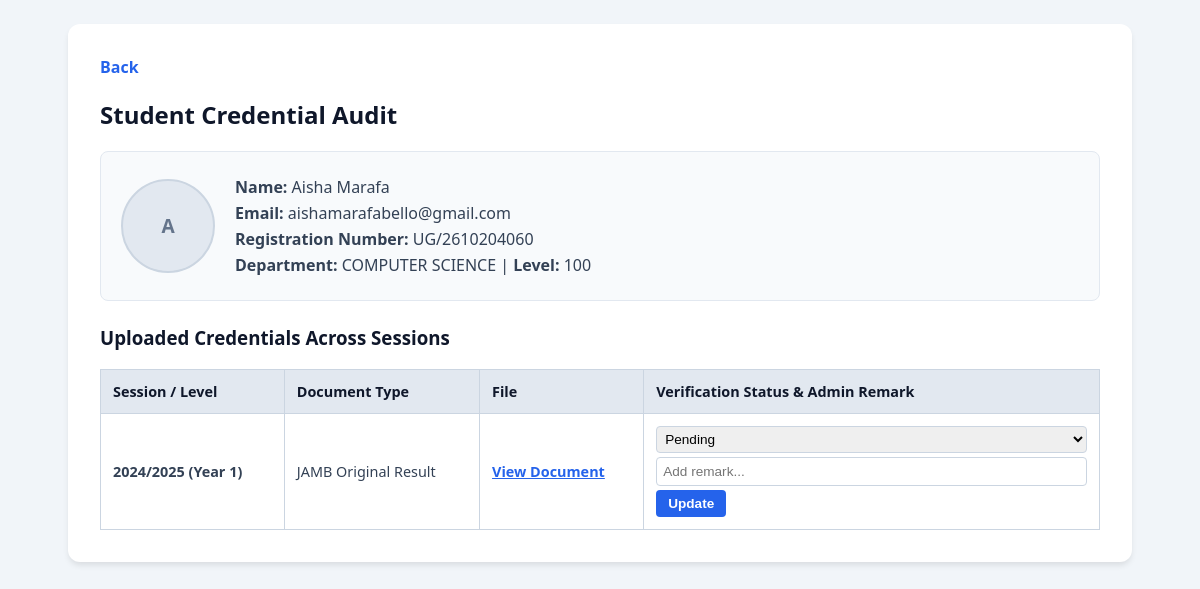
Page /admin_view_student.php?email=aishamarafabello@gmail.com (signed in) on the committed database.
### tables this page shows
CREATE TABLE `students` (
  `id` int(11) NOT NULL,
  `registration_number` varchar(50) NOT NULL,
  `full_name` varchar(100) NOT NULL,
  `email` varchar(100) DEFAULT NULL,
  `department` varchar(100) NOT NULL,
  `level` int(11) NOT NULL,
  `created_at` timestamp NOT NULL DEFAULT CURRENT_TIMESTAMP,
  `password` varchar(255) DEFAULT NULL,
  `role` varchar(20) NOT NULL DEFAULT 'student',
  `profile_image` varchar(255) DEFAULT NULL,
  `scanned_document` varchar(255) DEFAULT NULL
);

CREATE TABLE `student_documents` (
  `id` int(11) NOT NULL,
  `student_email` varchar(255) NOT NULL,
  `session_year` varchar(50) NOT NULL,
  `document_type` varchar(50) NOT NULL,
  `file_name` varchar(255) NOT NULL,
  `uploaded_at` timestamp NOT NULL DEFAULT CURRENT_TIMESTAMP,
  `status` varchar(50) DEFAULT 'Pending',
  `admin_remark` text
);

### admin_view_student.php (the view, shortened to what this page needs)
<?php
require_once __DIR__ . '/config/db.php';
$student_email = isset($_GET['email']) ? trim($_GET['email']) : '';
try {
    $stmt = $conn->prepare("SELECT * FROM students WHERE email = :email");
    $stmt->execute([':email' => $student_email]);
    $student = $stmt->fetch(PDO::FETCH_ASSOC);
    $docStmt = $conn->prepare("SELECT * FROM student_documents WHERE student_email = :email ORDER BY session_year DESC");
    $docStmt->execute([':email' => $student_email]);
    $documents = $docStmt->fetchAll(PDO::FETCH_ASSOC);
} catch (PDOException $e) {
    die("Database Error: " . $e->getMessage());
}
?>
<!DOCTYPE html>
<html lang="en">
<head>
</head>
<body>
    <div class="dashboard-container">
        <a href="admin_dashboard.php" class="back-link"> Back </a>
        <h2>Student Credential Audit</h2>
        <div class="student-info">
            <div>
                <?php if (!empty($student['profile_image']) && file_exists('uploads/profiles/' . $student['profile_image'])): ?>
                    <img src="uploads/profiles/<?php echo htmlspecialchars($student['profile_image']); ?>" alt="Profile Picture" class="profile-img">
                <?php else: ?>
                    <div class="profile-img" style="display: flex; align-items: center; justify-content: center; color: #64748b; font-weight: bold; font-size: 1.2rem;">
                        <?php echo strtoupper(substr($student['full_name'], 0, 1)); ?>
                    </div>
                <?php endif; ?>
            </div>
            <div class="student-details">
                <p><strong>Name:</strong> <?php echo htmlspecialchars($student['full_name']); ?></p>
                <p><strong>Email:</strong> <?php echo htmlspecialchars($student['email']); ?></p>
                <p><strong>Registration Number:</strong> <?php echo htmlspecialchars(isset($student['registration_number']) ? $student['registration_number'] : 'N/A'); ?></p>
                <p><strong>Department:</strong> <?php echo htmlspecialchars(isset($student['department']) ? $student['department'] : 'N/A'); ?> | <strong>Level:</strong> <?php echo htmlspecialchars(isset($student['level']) ? $student['level'] : 'N/A'); ?></p>
            </div>
        </div>
        <h3>Uploaded Credentials Across Sessions</h3>
        <?php if (count($documents) > 0): ?>
            <table>
                <tr>
                    <th>Session / Level</th>
                    <th>Document Type</th>
                    <th>File</th>
                    <th>Verification Status & Admin Remark</th>
                </tr>
                <?php foreach ($documents as $doc): ?>
                <tr>
                    <td><strong><?php echo htmlspecialchars($doc['session_year']); ?></strong></td>
                    <td><?php echo htmlspecialchars($doc['document_type']); ?></td>
                    <td><a href="uploads/documents/<?php echo htmlspecialchars($doc['file_name']); ?>" target="_blank" style="color: #2563eb; font-weight: 600;">View Document</a></td>
                    <td>
                        <form action="admin_verify_document.php" method="POST">
                            <select name="status" style="padding: 4px; margin-bottom: 4px;">
                                <option value="Pending" <?php echo (isset($doc['status']) && $doc['status'] == 'Pending') ? 'selected' : ''; ?>>Pending</option>
                            </select>
                            <input type="text" name="admin_remark" placeholder="Add remark..." value="<?php echo htmlspecialchars(isset($doc['admin_remark']) ? $doc['admin_remark'] : ''); ?>">
                            <button type="submit" class="btn-action">Update</button>
                        </form>
                    </td>
                </tr>
                <?php endforeach; ?>
            </table>
        <?php else: ?>
            <p style="color: #64748b; font-size: 0.9rem;">This student has not uploaded any credentials yet.</p>
        <?php endif; ?>
    </div>
</body>
</html>

### admin_view_student.php (style rules this page uses)
body { font-family: 'Segoe UI', Tahoma, Geneva, Verdana, sans-serif; background-color: #f1f5f9; color: #334155; margin: 0; padding: 24px; }
.dashboard-container { max-width: 1000px; margin: 0 auto; background: #ffffff; padding: 32px; border-radius: 12px; box-shadow: 0 4px 6px -1px rgba(0, 0, 0, 0.1); }
h2, h3 { color: #0f172a; margin-top: 0; }
.back-link { display: inline-block; margin-bottom: 20px; color: #2563eb; text-decoration: none; font-weight: 600; }
.student-info { background: #f8fafc; padding: 20px; border-radius: 8px; border: 1px solid #e2e8f0; margin-bottom: 24px; display: flex; align-items: center; gap: 20px; }
.profile-img { width: 90px; height: 90px; border-radius: 50%; object-fit: cover; border: 2px solid #cbd5e1; background: #e2e8f0; }
.student-details p { margin: 4px 0; }
table { width: 100%; border-collapse: collapse; margin-top: 10px; }
th, td { padding: 12px; border: 1px solid #cbd5e1; text-align: left; font-size: 0.9rem; vertical-align: middle; }
th { background: #e2e8f0; color: #0f172a; }
.btn-action { background-color: #2563eb; color: #ffffff; padding: 6px 12px; border: none; border-radius: 4px; font-weight: 600; cursor: pointer; font-size: 0.85rem; }
select, input[type="text"] { padding: 6px; border-radius: 4px; border: 1px solid #cbd5e1; font-size: 0.85rem; margin-bottom: 4px; width: 100%; box-sizing: border-box; }

### rows in the picture
students: full_name "A", full_name "Aisha Marafa", email "aishamarafabello@gmail.com", registration_number "UG/2610204060", department "COMPUTER SCIENCE", level "100"
student_documents: session_year "2024/2025 (Year 1)", document_type "JAMB Original Result", status "Pending"
